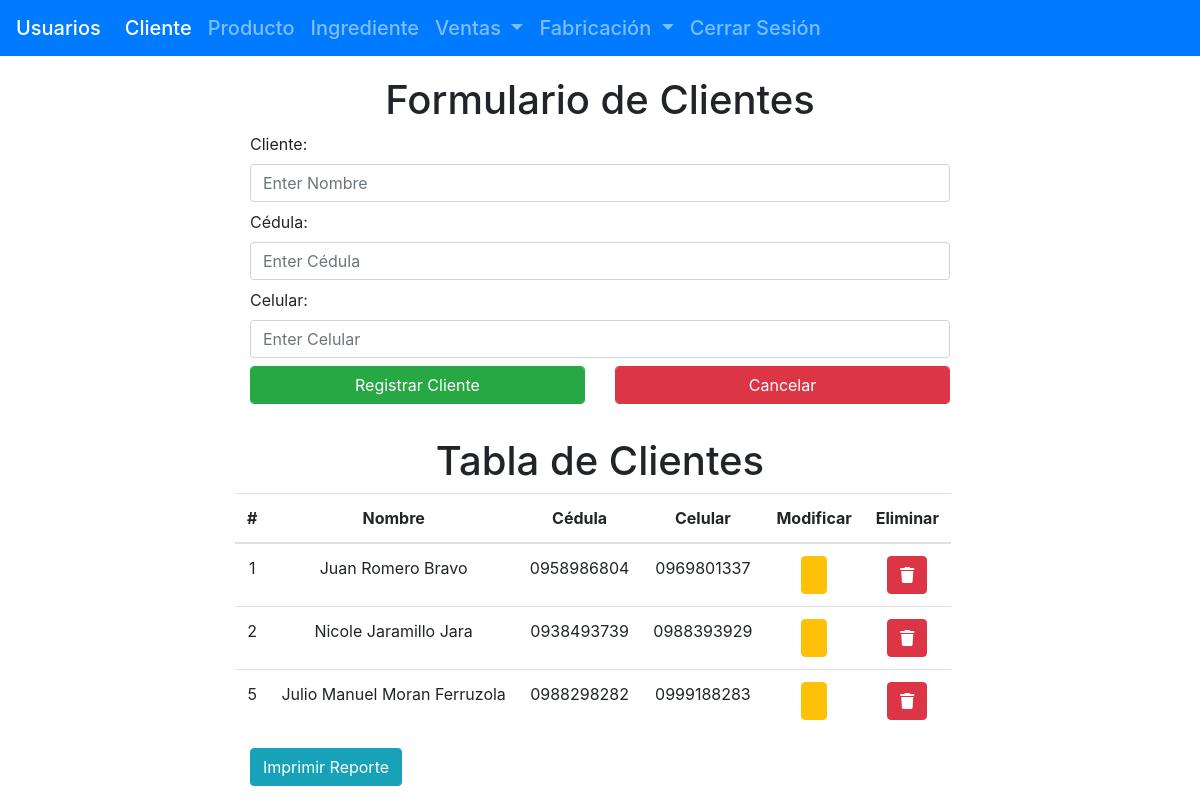
Page /index.php?modulo=cliente (signed in) on the committed database.
### tables this page shows
CREATE TABLE `cliente` (
  `idcliente` int(11) NOT NULL,
  `nombre` varchar(200) DEFAULT NULL,
  `cedula` varchar(10) DEFAULT NULL,
  `celular` varchar(10) DEFAULT NULL
);

### cliente.php (called while the page is built, shortened)
<?php
$consultar = "SELECT * FROM cliente";
$resultado = $conexion->query($consultar);
$clientes = $resultado->fetch_all();
require 'vistas/cliente.vista.php';

### index.php (called while the page is built, shortened)
<?php session_start();
require 'vistas/index.vista.php';

### vistas/cliente.vista.php (the view, shortened to what this page needs)
<main style="margin-top: 20px; margin-bottom: 20px;">
    <div class="container">
        <header class="text-center">
            <h1>Formulario de Clientes</h1>
        </header>
        <form method="POST">
            <div class="row">
                <div class="col-sm-2"></div>
                <div class="col-sm-8">
                    <div class="col">
                        <label for="nombre" class="mr-sm-2">Cliente:</label>
                        <input type="text" class="form-control mb-2 mr-sm-2" placeholder="Enter Nombre" id="nombre" name="nombre" onkeypress="return validarTexto(event)" required>
                    </div>
                    <div class="col">
                        <label for="cedula" class="mr-sm-2">Cédula:</label>
                        <input type="text" class="form-control mb-2 mr-sm-2" placeholder="Enter Cédula" id="cedula" name="cedula" onkeypress="return validarNumero(event)" minlength="10" maxlength="10" required>
                    </div>
                    <div class="col">
                        <label for="celular" class="mr-sm-2">Celular:</label>
                        <input type="text" class="form-control mb-2 mr-sm-2" placeholder="Enter Celular" id="celular" name="celular" minlength="10" maxlength="10" onkeypress="return validarNumero(event)" required>
                    </div>
                    <div class="container">
                        <div class="row">
                            <div class="col">
                                <input type="submit" value="Registrar Cliente" class="btn btn-success btn-block form-control mb-2 mr-sm-2" name="Enviar">
                            </div>
                            <div class="col">
                                <a href="index.php?modulo=cliente" class="btn btn-danger btn-block form-control mb-2 mr-sm-2">Cancelar</a>
                            </div>
                        </div>
                    </div>
                </div>
            </div>
            <div class="col-sm-2"></div>
        </form>
    </div>
    <br>
    <div class="container">
        <div class="row justify-content-center">
            <div class="col-sm-2"></div>
            <div class="col-sm-8">
                <header class="text-center">
                    <h1>Tabla de Clientes</h1>
                </header>
                <table class="table table-responsive table-hover text-center">
                    <thead>
                        <th>#</th>
                        <th>Nombre</th>
                        <th>Cédula</th>
                        <th>Celular</th>
                        <th>Modificar</th>
                        <th>Eliminar</th>
                    </thead>
                    <tbody>
                        <?php foreach ($clientes as $cliente) : ?>
                            <tr>
                                <td><?php echo $cliente[0]; ?></td>
                                <td><?php echo $cliente[1]; ?></td>
                                <td><?php echo $cliente[2]; ?></td>
                                <td><?php echo $cliente[3]; ?></td>
                                <td>
                                    <button type="button" class="btn btn-warning" data-toggle="modal" data-target="#editar<?php echo $cliente[0]; ?>">
                                    </button>
                                </td>
                                <td>
                                    <button type="button" class="btn btn-danger" data-toggle="modal" data-target="#eliminar<?php echo $cliente[0]; ?>">
                                        <i class="fas fa-trash" aria-hidden="true"></i>
                                    </button>
                                </td>
                            </tr>
                        <?php endforeach; ?>
                    </tbody>
                </table>
                <div class="container">
                    <a class="btn btn-info" target="_blank" href="reporte-cliente.php" role="button">
                        Imprimir Reporte
                    </a>
                </div>
            </div>
            <div class="col-sm-2"></div>
        </div>
</main>

### rows in the picture
cliente: idcliente "1", nombre "Juan Romero Bravo", cedula "0958986804", celular "0969801337"
cliente: idcliente "2", nombre "Nicole Jaramillo Jara", cedula "0938493739", celular "0988393929"
cliente: idcliente "5", nombre "Julio Manuel Moran Ferruzola", cedula "0988298282", celular "0999188283"
